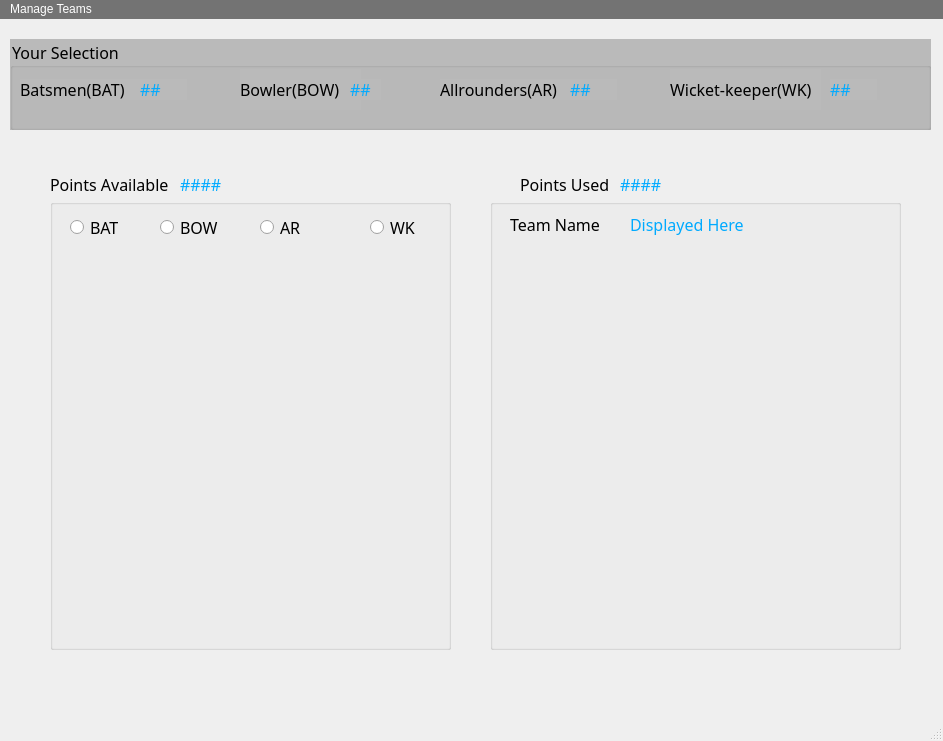
<?xml version="1.0" encoding="UTF-8"?>
<ui version="4.0">
 <class>MainWindow</class>
 <widget class="QMainWindow" name="MainWindow">
  <property name="geometry">
   <rect>
    <x>0</x>
    <y>0</y>
    <width>943</width>
    <height>741</height>
   </rect>
  </property>
  <property name="windowTitle">
   <string>MainWindow</string>
  </property>
  <widget class="QWidget" name="centralwidget">
   <widget class="QGroupBox" name="groupBox">
    <property name="geometry">
     <rect>
      <x>10</x>
      <y>20</y>
      <width>921</width>
      <height>91</height>
     </rect>
    </property>
    <property name="font">
     <font>
      <family>MV Boli</family>
      <pointsize>12</pointsize>
     </font>
    </property>
    <property name="styleSheet">
     <string notr="true">background-color: rgb(186, 186, 186);</string>
    </property>
    <property name="title">
     <string>Your Selection</string>
    </property>
    <widget class="QLabel" name="label">
     <property name="geometry">
      <rect>
       <x>10</x>
       <y>40</y>
       <width>121</width>
       <height>21</height>
      </rect>
     </property>
     <property name="font">
      <font>
       <family>MV Boli</family>
       <pointsize>12</pointsize>
      </font>
     </property>
     <property name="text">
      <string>Batsmen(BAT)</string>
     </property>
    </widget>
    <widget class="QLabel" name="batCount">
     <property name="geometry">
      <rect>
       <x>130</x>
       <y>40</y>
       <width>47</width>
       <height>21</height>
      </rect>
     </property>
     <property name="font">
      <font>
       <family>MV Boli</family>
       <pointsize>12</pointsize>
      </font>
     </property>
     <property name="styleSheet">
      <string notr="true">color: rgb(0, 170, 255);</string>
     </property>
     <property name="text">
      <string>##</string>
     </property>
    </widget>
    <widget class="QLabel" name="label_3">
     <property name="geometry">
      <rect>
       <x>230</x>
       <y>30</y>
       <width>121</width>
       <height>41</height>
      </rect>
     </property>
     <property name="font">
      <font>
       <family>MV Boli</family>
       <pointsize>12</pointsize>
      </font>
     </property>
     <property name="text">
      <string>Bowler(BOW)</string>
     </property>
    </widget>
    <widget class="QLabel" name="bowCount">
     <property name="geometry">
      <rect>
       <x>340</x>
       <y>40</y>
       <width>31</width>
       <height>21</height>
      </rect>
     </property>
     <property name="font">
      <font>
       <family>MV Boli</family>
       <pointsize>12</pointsize>
      </font>
     </property>
     <property name="styleSheet">
      <string notr="true">color: rgb(0, 170, 255);</string>
     </property>
     <property name="text">
      <string>##</string>
     </property>
    </widget>
    <widget class="QLabel" name="label_5">
     <property name="geometry">
      <rect>
       <x>430</x>
       <y>40</y>
       <width>131</width>
       <height>21</height>
      </rect>
     </property>
     <property name="font">
      <font>
       <family>MV Boli</family>
       <pointsize>12</pointsize>
      </font>
     </property>
     <property name="text">
      <string>Allrounders(AR)</string>
     </property>
    </widget>
    <widget class="QLabel" name="arCount">
     <property name="geometry">
      <rect>
       <x>560</x>
       <y>40</y>
       <width>47</width>
       <height>21</height>
      </rect>
     </property>
     <property name="font">
      <font>
       <family>MV Boli</family>
       <pointsize>12</pointsize>
      </font>
     </property>
     <property name="styleSheet">
      <string notr="true">color: rgb(0, 170, 255);</string>
     </property>
     <property name="text">
      <string>##</string>
     </property>
    </widget>
    <widget class="QLabel" name="label_7">
     <property name="geometry">
      <rect>
       <x>660</x>
       <y>30</y>
       <width>151</width>
       <height>41</height>
      </rect>
     </property>
     <property name="font">
      <font>
       <family>MV Boli</family>
       <pointsize>12</pointsize>
      </font>
     </property>
     <property name="text">
      <string>Wicket-keeper(WK)</string>
     </property>
    </widget>
    <widget class="QLabel" name="wkCount">
     <property name="geometry">
      <rect>
       <x>820</x>
       <y>40</y>
       <width>47</width>
       <height>21</height>
      </rect>
     </property>
     <property name="font">
      <font>
       <family>MV Boli</family>
       <pointsize>12</pointsize>
      </font>
     </property>
     <property name="styleSheet">
      <string notr="true">color: rgb(0, 170, 255);</string>
     </property>
     <property name="text">
      <string>##</string>
     </property>
    </widget>
   </widget>
   <widget class="QLabel" name="label_2">
    <property name="geometry">
     <rect>
      <x>50</x>
      <y>130</y>
      <width>131</width>
      <height>71</height>
     </rect>
    </property>
    <property name="font">
     <font>
      <family>MV Boli</family>
      <pointsize>12</pointsize>
     </font>
    </property>
    <property name="text">
     <string>Points Available</string>
    </property>
   </widget>
   <widget class="QLabel" name="pointsAvailable">
    <property name="geometry">
     <rect>
      <x>180</x>
      <y>150</y>
      <width>61</width>
      <height>31</height>
     </rect>
    </property>
    <property name="font">
     <font>
      <family>MV Boli</family>
      <pointsize>12</pointsize>
     </font>
    </property>
    <property name="styleSheet">
     <string notr="true">color: rgb(0, 170, 255);</string>
    </property>
    <property name="text">
     <string>####</string>
    </property>
   </widget>
   <widget class="QLabel" name="label_6">
    <property name="geometry">
     <rect>
      <x>520</x>
      <y>140</y>
      <width>101</width>
      <height>51</height>
     </rect>
    </property>
    <property name="font">
     <font>
      <family>MV Boli</family>
      <pointsize>12</pointsize>
     </font>
    </property>
    <property name="text">
     <string>Points Used</string>
    </property>
   </widget>
   <widget class="QLabel" name="pointsUsed">
    <property name="geometry">
     <rect>
      <x>620</x>
      <y>150</y>
      <width>47</width>
      <height>31</height>
     </rect>
    </property>
    <property name="font">
     <font>
      <family>MV Boli</family>
      <pointsize>12</pointsize>
     </font>
    </property>
    <property name="styleSheet">
     <string notr="true">color: rgb(0, 170, 255);</string>
    </property>
    <property name="text">
     <string>####</string>
    </property>
   </widget>
   <widget class="QGroupBox" name="groupBox_2">
    <property name="geometry">
     <rect>
      <x>50</x>
      <y>180</y>
      <width>401</width>
      <height>451</height>
     </rect>
    </property>
    <property name="styleSheet">
     <string notr="true"/>
    </property>
    <property name="title">
     <string/>
    </property>
    <widget class="QRadioButton" name="radioBat">
     <property name="geometry">
      <rect>
       <x>20</x>
       <y>20</y>
       <width>82</width>
       <height>17</height>
      </rect>
     </property>
     <property name="font">
      <font>
       <family>MV Boli</family>
       <pointsize>12</pointsize>
      </font>
     </property>
     <property name="text">
      <string>BAT</string>
     </property>
    </widget>
    <widget class="QRadioButton" name="radioBow">
     <property name="geometry">
      <rect>
       <x>110</x>
       <y>20</y>
       <width>82</width>
       <height>17</height>
      </rect>
     </property>
     <property name="font">
      <font>
       <family>MV Boli</family>
       <pointsize>12</pointsize>
      </font>
     </property>
     <property name="text">
      <string>BOW</string>
     </property>
    </widget>
    <widget class="QRadioButton" name="radioAr">
     <property name="geometry">
      <rect>
       <x>210</x>
       <y>20</y>
       <width>82</width>
       <height>17</height>
      </rect>
     </property>
     <property name="font">
      <font>
       <family>MV Boli</family>
       <pointsize>12</pointsize>
      </font>
     </property>
     <property name="text">
      <string>AR</string>
     </property>
    </widget>
    <widget class="QRadioButton" name="radioWk">
     <property name="geometry">
      <rect>
       <x>320</x>
       <y>20</y>
       <width>82</width>
       <height>17</height>
      </rect>
     </property>
     <property name="font">
      <font>
       <family>MV Boli</family>
       <pointsize>12</pointsize>
      </font>
     </property>
     <property name="text">
      <string>WK</string>
     </property>
    </widget>
    <widget class="QWidget" name="verticalLayoutWidget">
     <property name="geometry">
      <rect>
       <x>19</x>
       <y>70</y>
       <width>361</width>
       <height>361</height>
      </rect>
     </property>
     <layout class="QVBoxLayout" name="verticalLayout">
      <item>
       <widget class="QLabel" name="playerDiaplay1">
        <property name="font">
         <font>
          <family>MV Boli</family>
          <pointsize>12</pointsize>
         </font>
        </property>
        <property name="text">
         <string/>
        </property>
        <property name="alignment">
         <set>Qt::AlignLeading|Qt::AlignLeft|Qt::AlignVCenter</set>
        </property>
       </widget>
      </item>
      <item>
       <widget class="QLabel" name="playerDiaplay2">
        <property name="font">
         <font>
          <family>MV Boli</family>
          <pointsize>12</pointsize>
         </font>
        </property>
        <property name="text">
         <string/>
        </property>
        <property name="alignment">
         <set>Qt::AlignLeading|Qt::AlignLeft|Qt::AlignVCenter</set>
        </property>
       </widget>
      </item>
      <item>
       <widget class="QLabel" name="playerDiaplay3">
        <property name="font">
         <font>
          <family>MV Boli</family>
          <pointsize>12</pointsize>
         </font>
        </property>
        <property name="text">
         <string/>
        </property>
        <property name="alignment">
         <set>Qt::AlignLeading|Qt::AlignLeft|Qt::AlignVCenter</set>
        </property>
       </widget>
      </item>
      <item>
       <widget class="QLabel" name="playerDiaplay4">
        <property name="font">
         <font>
          <family>MV Boli</family>
          <pointsize>12</pointsize>
         </font>
        </property>
        <property name="text">
         <string/>
        </property>
        <property name="alignment">
         <set>Qt::AlignLeading|Qt::AlignLeft|Qt::AlignVCenter</set>
        </property>
       </widget>
      </item>
      <item>
       <widget class="QLabel" name="playerDiaplay5">
        <property name="font">
         <font>
          <family>MV Boli</family>
          <pointsize>12</pointsize>
         </font>
        </property>
        <property name="text">
         <string/>
        </property>
        <property name="alignment">
         <set>Qt::AlignLeading|Qt::AlignLeft|Qt::AlignVCenter</set>
        </property>
       </widget>
      </item>
      <item>
       <widget class="QLabel" name="playerDiaplay6">
        <property name="font">
         <font>
          <family>MV Boli</family>
          <pointsize>12</pointsize>
         </font>
        </property>
        <property name="text">
         <string/>
        </property>
        <property name="alignment">
         <set>Qt::AlignLeading|Qt::AlignLeft|Qt::AlignVCenter</set>
        </property>
       </widget>
      </item>
      <item>
       <widget class="QLabel" name="playerDiaplay7">
        <property name="font">
         <font>
          <family>MV Boli</family>
          <pointsize>12</pointsize>
         </font>
        </property>
        <property name="text">
         <string/>
        </property>
        <property name="alignment">
         <set>Qt::AlignLeading|Qt::AlignLeft|Qt::AlignVCenter</set>
        </property>
       </widget>
      </item>
      <item>
       <widget class="QLabel" name="playerDiaplay8">
        <property name="font">
         <font>
          <family>MV Boli</family>
          <pointsize>12</pointsize>
         </font>
        </property>
        <property name="text">
         <string/>
        </property>
        <property name="alignment">
         <set>Qt::AlignLeading|Qt::AlignLeft|Qt::AlignVCenter</set>
        </property>
       </widget>
      </item>
      <item>
       <widget class="QLabel" name="playerDiaplay9">
        <property name="font">
         <font>
          <family>MV Boli</family>
          <pointsize>12</pointsize>
         </font>
        </property>
        <property name="text">
         <string/>
        </property>
        <property name="alignment">
         <set>Qt::AlignLeading|Qt::AlignLeft|Qt::AlignVCenter</set>
        </property>
       </widget>
      </item>
      <item>
       <widget class="QLabel" name="playerDiaplay10">
        <property name="font">
         <font>
          <family>MV Boli</family>
          <pointsize>12</pointsize>
         </font>
        </property>
        <property name="text">
         <string/>
        </property>
        <property name="alignment">
         <set>Qt::AlignLeading|Qt::AlignLeft|Qt::AlignVCenter</set>
        </property>
       </widget>
      </item>
      <item>
       <widget class="QLabel" name="playerDiaplay11">
        <property name="font">
         <font>
          <family>MV Boli</family>
          <pointsize>12</pointsize>
         </font>
        </property>
        <property name="text">
         <string/>
        </property>
       </widget>
      </item>
     </layout>
    </widget>
   </widget>
   <widget class="QGroupBox" name="groupBox_3">
    <property name="geometry">
     <rect>
      <x>490</x>
      <y>180</y>
      <width>411</width>
      <height>451</height>
     </rect>
    </property>
    <property name="title">
     <string/>
    </property>
    <widget class="QLabel" name="label_4">
     <property name="geometry">
      <rect>
       <x>20</x>
       <y>10</y>
       <width>131</width>
       <height>31</height>
      </rect>
     </property>
     <property name="font">
      <font>
       <family>MV Boli</family>
       <pointsize>12</pointsize>
      </font>
     </property>
     <property name="text">
      <string>Team Name</string>
     </property>
    </widget>
    <widget class="QLabel" name="selectedTeamName">
     <property name="geometry">
      <rect>
       <x>140</x>
       <y>0</y>
       <width>141</width>
       <height>51</height>
      </rect>
     </property>
     <property name="font">
      <font>
       <family>MV Boli</family>
       <pointsize>12</pointsize>
      </font>
     </property>
     <property name="styleSheet">
      <string notr="true">color: rgb(0, 170, 255);</string>
     </property>
     <property name="text">
      <string>Displayed Here</string>
     </property>
    </widget>
    <widget class="QWidget" name="verticalLayoutWidget_2">
     <property name="geometry">
      <rect>
       <x>20</x>
       <y>70</y>
       <width>371</width>
       <height>361</height>
      </rect>
     </property>
     <layout class="QVBoxLayout" name="verticalLayout_2">
      <item>
       <widget class="QLabel" name="teamDisplay1">
        <property name="font">
         <font>
          <family>MV Boli</family>
          <pointsize>12</pointsize>
         </font>
        </property>
        <property name="text">
         <string/>
        </property>
       </widget>
      </item>
      <item>
       <widget class="QLabel" name="teamDisplay2">
        <property name="font">
         <font>
          <family>MV Boli</family>
          <pointsize>12</pointsize>
         </font>
        </property>
        <property name="text">
         <string/>
        </property>
       </widget>
      </item>
      <item>
       <widget class="QLabel" name="teamDisplay3">
        <property name="font">
         <font>
          <family>MV Boli</family>
          <pointsize>12</pointsize>
         </font>
        </property>
        <property name="text">
         <string/>
        </property>
       </widget>
      </item>
      <item>
       <widget class="QLabel" name="teamDisplay4">
        <property name="font">
         <font>
          <family>MV Boli</family>
          <pointsize>12</pointsize>
         </font>
        </property>
        <property name="text">
         <string/>
        </property>
       </widget>
      </item>
      <item>
       <widget class="QLabel" name="teamDisplay5">
        <property name="font">
         <font>
          <family>MV Boli</family>
          <pointsize>12</pointsize>
         </font>
        </property>
        <property name="text">
         <string/>
        </property>
       </widget>
      </item>
      <item>
       <widget class="QLabel" name="teamDisplay6">
        <property name="font">
         <font>
          <family>MV Boli</family>
          <pointsize>12</pointsize>
         </font>
        </property>
        <property name="text">
         <string/>
        </property>
       </widget>
      </item>
      <item>
       <widget class="QLabel" name="teamDisplay7">
        <property name="font">
         <font>
          <family>MV Boli</family>
          <pointsize>12</pointsize>
         </font>
        </property>
        <property name="text">
         <string/>
        </property>
       </widget>
      </item>
      <item>
       <widget class="QLabel" name="teamDisplay8">
        <property name="font">
         <font>
          <family>MV Boli</family>
          <pointsize>12</pointsize>
         </font>
        </property>
        <property name="text">
         <string/>
        </property>
       </widget>
      </item>
      <item>
       <widget class="QLabel" name="teamDisplay9">
        <property name="font">
         <font>
          <family>MV Boli</family>
          <pointsize>12</pointsize>
         </font>
        </property>
        <property name="text">
         <string/>
        </property>
       </widget>
      </item>
      <item>
       <widget class="QLabel" name="teamDisplay10">
        <property name="font">
         <font>
          <family>MV Boli</family>
          <pointsize>12</pointsize>
         </font>
        </property>
        <property name="text">
         <string/>
        </property>
       </widget>
      </item>
      <item>
       <widget class="QLabel" name="teamDisplay11">
        <property name="font">
         <font>
          <family>MV Boli</family>
          <pointsize>12</pointsize>
         </font>
        </property>
        <property name="text">
         <string/>
        </property>
       </widget>
      </item>
     </layout>
    </widget>
   </widget>
  </widget>
  <widget class="QMenuBar" name="menubar">
   <property name="geometry">
    <rect>
     <x>0</x>
     <y>0</y>
     <width>943</width>
     <height>21</height>
    </rect>
   </property>
   <property name="styleSheet">
    <string notr="true">background-color: rgb(115, 115, 115);
color: rgb(255, 255, 255);</string>
   </property>
   <widget class="QMenu" name="menuManage_Teams">
    <property name="title">
     <string>Manage Teams</string>
    </property>
    <addaction name="actionNew_Team"/>
    <addaction name="actionOpen_Team"/>
    <addaction name="actionSave_Team"/>
    <addaction name="actionEvaluate_Team"/>
   </widget>
   <addaction name="menuManage_Teams"/>
  </widget>
  <widget class="QStatusBar" name="statusbar"/>
  <action name="actionNew_Team">
   <property name="text">
    <string>New Team</string>
   </property>
   <property name="font">
    <font>
     <pointsize>10</pointsize>
    </font>
   </property>
  </action>
  <action name="actionOpen_Team">
   <property name="text">
    <string>Open Team</string>
   </property>
  </action>
  <action name="actionSave_Team">
   <property name="text">
    <string>Save Team</string>
   </property>
  </action>
  <action name="actionEvaluate_Team">
   <property name="text">
    <string>Evaluate Team</string>
   </property>
  </action>
 </widget>
 <resources/>
 <connections/>
</ui>
